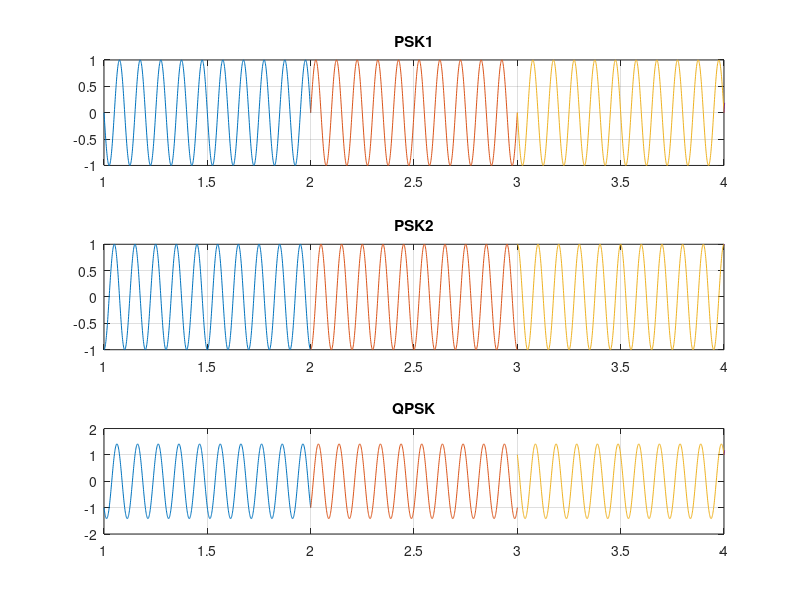

Write MATLAB code to recreate this figure.
close all;
clc;
f=10;
x=[00 10 01 11] % input signal ;
x1=[0 1 0 1];
x2=[0 0 1 1];
nx=size(x1,2);
i=1;
while i<nx+1
t = i:0.001:i+1;
if x1(i)==1
psk1=sin(2*pi*f*t);
else
psk1=sin(2*pi*f*t+pi);
end
if x2(i)==1
psk2=sin(2*pi*f*t+pi/2);
else
psk2=sin(2*pi*f*t+pi+pi/2);
end
QPSK = psk1+psk2;
subplot(3,1,1);
plot(t,psk1);
hold on;
grid on;
axis([1 4 -1 1]);
title('PSK1')
subplot(3,1,2);
plot(t,psk2);
hold on;
grid on;
axis([1 4 -1 1]);
title('PSK2')
subplot(3,1,3);
plot(t,QPSK);
hold on;
grid on;
axis([1 4 -2 2]);
title('QPSK')
i=i+1;
end